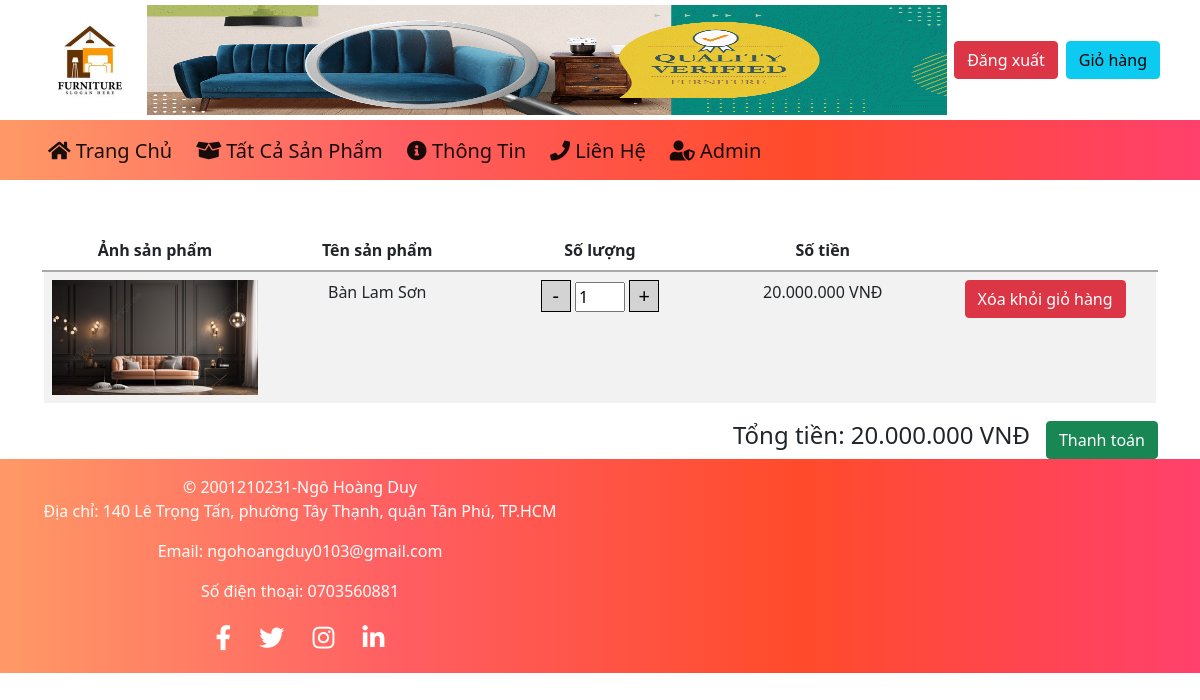
Page /Cart/userCart.php (signed in) on the committed database.
### tables this page shows
CREATE TABLE `cart_items` (
  `id` int NOT NULL,
  `cart_id` int NOT NULL,
  `product_id` int NOT NULL,
  `quantity` int NOT NULL
);

CREATE TABLE `product` (
  `Product_Id` int NOT NULL,
  `Product_Name` varchar(255) DEFAULT NULL,
  `Description` text,
  `Price` decimal(14,2) DEFAULT NULL,
  `Image` varchar(255) DEFAULT NULL,
  `Brand_Id` int DEFAULT NULL,
  `Category_Id` int DEFAULT NULL
);

### include/Database.php (called while the page is built, shortened)
<?php
class Database {
    private $pdo;
    public function __construct() {
        $host = "localhost";
        $db = "noithat";
        $user = "Duy";
        $pass = "Duy01032003!";
        $dsn = "mysql:host=$host;dbname=$db;charset=utf8";
            $this->pdo = new PDO($dsn, $user, $pass);
    }
    public function prepareAndExecute($sql, $data = []) {
        $stmt = $this->pdo->prepare($sql);
        $stmt->execute($data);
        return $stmt;
    }
    public function getRows($sql, $data = [], $singleRow = false) {
        $stmt = $this->prepareAndExecute($sql, $data);
        if ($singleRow) {
            return $stmt->fetch(PDO::FETCH_ASSOC);
        } else {
            return $stmt->fetchAll(PDO::FETCH_ASSOC);
        }
    }
}

### Cart/Cart.php (called while the page is built, shortened)
<?php
class Cart {
    public $id;
    public $user_id;
    public function __construct($user_id, $db) {
        $this->user_id = $user_id;
        $this->id = $this->getCartId($db);
    }
    public function getCartItems($db) {
        $sql = "SELECT * FROM cart_items WHERE cart_id = :cart_id";
        $data = ['cart_id' => $this->id];
        return $db->getRows($sql, $data);
    }
    public function getTotalPrice($db) {
        $sql = "SELECT SUM(p.price * ci.quantity) as total FROM cart_items ci JOIN product p ON ci.product_id = p.Product_Id WHERE ci.cart_id = :cart_id";
        $data = ['cart_id' => $this->id];
        $result = $db->getRows($sql, $data, true);
        return is_array($result) ? $result['total'] : 0;
    }
    public function getCartId($db) {
        $cart = $db->getRows("SELECT id FROM cart WHERE user_id = :user_id", ['user_id' => $this->user_id], true);
        return $cart ? $cart['id'] : null;
    }
}

### Product/Product.php (called while the page is built, shortened)
<?php
class Product{
    public function getProductById($db, $id) {
        $sql = "SELECT * FROM product WHERE Product_Id = :id";
        $data = ['id' => $id];
        return $db->getRows($sql, $data, true);
    }
}

### Cart/userCart.php (the view, shortened to what this page needs)
<?php
require_once "../include/Database.php";
require_once '../Product/Product.php';
require_once "Cart.php";
$db = new Database();
$product = new Product();
$cart = new Cart($_SESSION['user_id'], $db);
$cartItems = $cart->getCartItems($db);
$totalPrice = $cart->getTotalPrice($db);
require_once "../include/layout/header.php";
?>
<div class="container mt-5">
    <table class="table table-striped custom-table">
        <thead>
            <tr>
                <th style="width: 250px;">Ảnh sản phẩm</th>
                <th style="width: 20%; margin-left: 100px;">Tên sản phẩm</th>
                <th style="width: 20%;">Số lượng</th>
                <th style="width: 20%;">Số tiền</th>
                <th style="width: 20%;"></th>
            </tr>
        </thead>
        <tbody>
            <?php foreach ($cartItems as $item):
                $productDetail = $product->getProductById($db, $item['product_id']);
                $itemTotal = $productDetail['Price'] * $item['quantity'];
            ?>
                <tr>
                    <td><img src="../include/image/<?= $productDetail['Image'] ?>" alt="Hình ảnh" class="img-fluid" style="width: 100%;"></td>
                    <td><?= $productDetail['Product_Name'] ?></td>
                    <td>
                        <div class="quantity-input mb-3">
                            <a id="cart-quantity" role="button" class="btn-outline-warning" href="decrease_quantity.php?id=<?= $item['id'] ?>">-</a>
                            <input type="text" name="quantity" min="1" value="<?= $item['quantity'] ?>" style="width: 50px;" readonly>
                            <a id="cart-quantity" role="button" class="btn-outline-warning" href="increase_quantity.php?id=<?= $item['id'] ?>">+</a>
                        </div>
                    </td>
                    <td><?= number_format($itemTotal, 0, ',', '.') ?> VNĐ</td>
                    <td><a href="remove.php?id=<?= $item['id'] ?>" role="button" class="btn btn-danger">Xóa khỏi giỏ hàng</a></td>
                </tr>
            <?php endforeach; ?>
        </tbody>
    </table>
    <div class="d-flex justify-content-end">
        <h4>Tổng tiền: <?= number_format($totalPrice, 0, ',', '.') ?> VNĐ</h4>
        <form method="POST">
            <button type="submit" name="checkout" class="btn btn-success ms-3">Thanh toán</button>
        </form>
    </div>
</div>
<?php require_once "../include/layout/footer.php" ?>

### include/layout/header.php (style rules this page uses)
.contact-container table, th , tr, td { border: 0.5px solid black; padding: 15px; }
#cart-quantity { text-decoration:none; display:inline-block; font-size: 20px; border:1px solid black; color: black; width: 30px; background-color: lightgray; }
.custom-table { border:2px solid white !important; }
.custom-table thead tr { border-bottom: 2px solid darkgray; }
.custom-table th, .custom-table td { border: none !important; text-align: center; }

### rows in the picture
cart_items: product.Image (picture), product.Product_Name "Bàn Lam Sơn", quantity "1", itemTotal "20.000.000"

### other values in the picture
$totalPrice "20.000.000"
